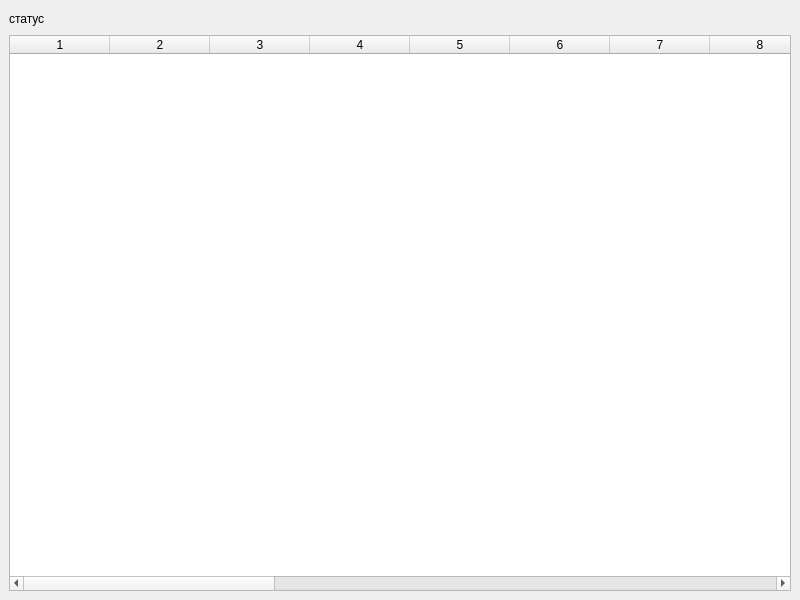
<?xml version="1.0" encoding="UTF-8"?>
<ui version="4.0">
 <class>MainWindow</class>
 <widget class="QMainWindow" name="MainWindow">
  <property name="geometry">
   <rect>
    <x>0</x>
    <y>0</y>
    <width>800</width>
    <height>600</height>
   </rect>
  </property>
  <property name="windowTitle">
   <string>MainWindow</string>
  </property>
  <widget class="QWidget" name="centralwidget">
   <layout class="QVBoxLayout" name="verticalLayout">
    <item>
     <layout class="QVBoxLayout" name="info_lay_2">
      <item>
       <widget class="QLabel" name="status_2">
        <property name="sizePolicy">
         <sizepolicy hsizetype="Expanding" vsizetype="Fixed">
          <horstretch>0</horstretch>
          <verstretch>0</verstretch>
         </sizepolicy>
        </property>
        <property name="minimumSize">
         <size>
          <width>0</width>
          <height>20</height>
         </size>
        </property>
        <property name="text">
         <string>статус</string>
        </property>
       </widget>
      </item>
     </layout>
    </item>
    <item>
     <layout class="QVBoxLayout" name="verticalLayout_4">
      <item>
       <widget class="QTableWidget" name="table">
        <property name="rowCount">
         <number>0</number>
        </property>
        <property name="columnCount">
         <number>21</number>
        </property>
        <column/>
        <column/>
        <column/>
        <column/>
        <column/>
        <column/>
        <column/>
        <column/>
        <column/>
        <column/>
        <column/>
        <column/>
        <column/>
        <column/>
        <column/>
        <column/>
        <column/>
        <column/>
        <column/>
        <column/>
        <column/>
       </widget>
      </item>
     </layout>
    </item>
   </layout>
  </widget>
  <widget class="QMenuBar" name="menubar">
   <property name="geometry">
    <rect>
     <x>0</x>
     <y>0</y>
     <width>800</width>
     <height>21</height>
    </rect>
   </property>
  </widget>
 </widget>
 <resources/>
 <connections/>
</ui>
